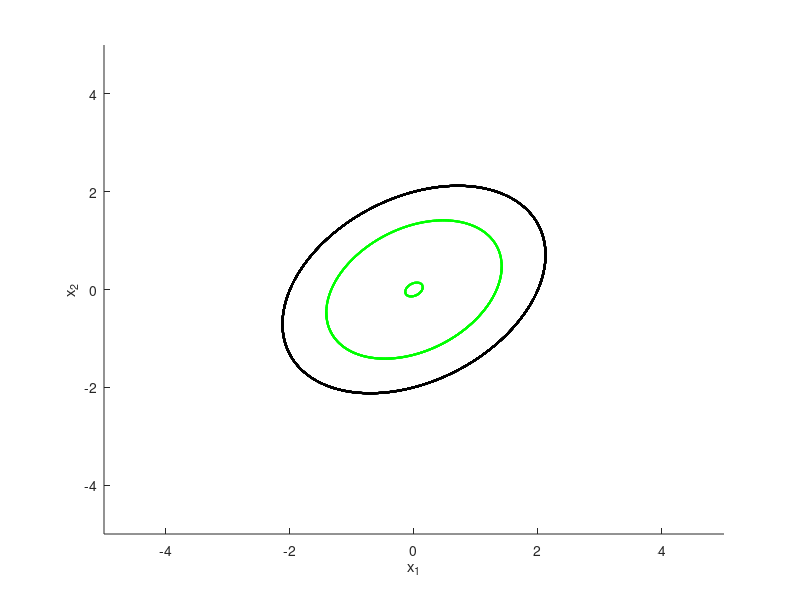
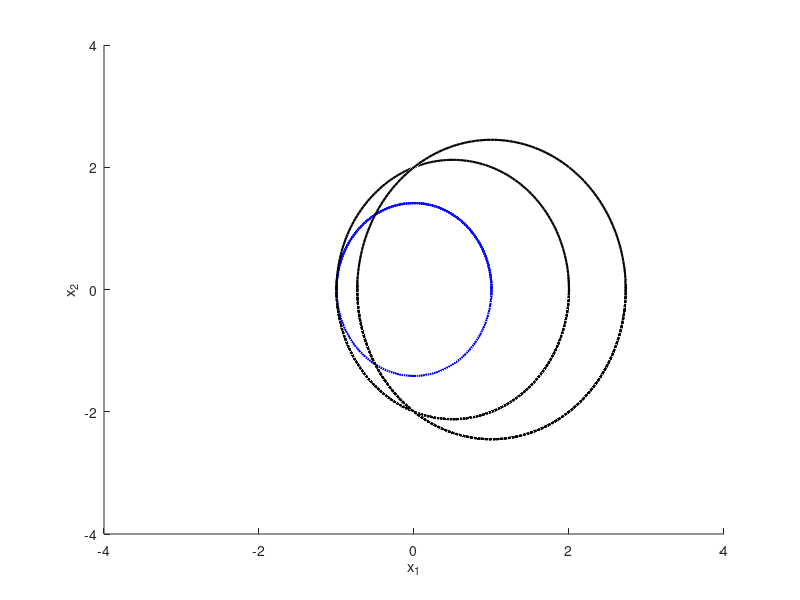

These charts were generated, in order, by the following MATLAB code:
%% KYA314 - Linear systems
% find eigenvectors and eigenvalues of origin for linear systems
% plot some solutions
clear;
close all;
clc;

%% 2D Examples
% set some initial points for sample trajectories
% set iteration parameters
% set empty solution vectors

x01 = [-2;0];
x02 = [0;-2];
x03 = [2;0];
x04 = [0;2];

stepsize = 0.01;
tend = 10;
Ts = linspace(0,tend,tend/stepsize);

x1s = NaN(2,length(Ts));
x2s = NaN(2,length(Ts));
x3s = NaN(2,length(Ts));
x4s = NaN(2,length(Ts));

%% stable node (sink)
A = [-5,-3;-2,-2];

[V,D] = eigs(A);

v1 = V(:,1);
v2 = V(:,2);

lams =diag(D);

lam1 = lams(1)

lam2 = lams(2)
%%
i=0;
for t = 0:stepsize:tend
    i = i+1;
    x1s(:,i) = expm(A.*t)*x01;
    x2s(:,i) = expm(A.*t)*x02;
    x3s(:,i) = expm(A.*t)*x03;
    x4s(:,i) = expm(A.*t)*x04;
end

figure(1); clf; hold on;
% eigenvectors
plot(6*exp(lam1.*Ts).*v1(1),6*exp(lam1.*Ts).*v1(2),'b','LineWidth', 1.5)
plot(-6*exp(lam1.*Ts).*v1(1),-6*exp(lam1.*Ts).*v1(2),'b','LineWidth', 1.5)

plot(6*exp(lam2.*Ts).*v2(1),6*exp(lam2.*Ts).*v2(2),'b','LineWidth', 1.5)
plot(-6*exp(lam2.*Ts).*v2(1),-6*exp(lam2.*Ts).*v2(2),'b','LineWidth', 1.5)

% example trajectories
plot(x1s(1,:),x1s(2,:),'k','LineWidth', 1.5)
plot(x2s(1,:),x2s(2,:),'k','LineWidth', 1.5)
plot(x3s(1,:),x3s(2,:),'k','LineWidth', 1.5)
plot(x4s(1,:),x4s(2,:),'k','LineWidth', 1.5)
axis([-5 5 -5 5])
xlabel('x_1')
ylabel('x_2')

%% unstable node (source)
clc;
A = [2,1;1,3];

[V,D] = eigs(A);

v1 = V(:,1);
v2 = V(:,2);

lams =diag(D);

lam1 = lams(1)

lam2 = lams(2)
%%
i=0;
for t = 0:stepsize:tend
    i = i+1;
    x1s(:,i) = expm(A.*t)*x01;
    x2s(:,i) = expm(A.*t)*x02;
    x3s(:,i) = expm(A.*t)*x03;
    x4s(:,i) = expm(A.*t)*x04;
end

figure(1); clf; hold on;
% eigenvectors
plot(1e-4*exp(lam1.*Ts).*v1(1),1e-4*exp(lam1.*Ts).*v1(2),'r','LineWidth', 1.5)
plot(-1e-4*exp(lam1.*Ts).*v1(1),-1e-4*exp(lam1.*Ts).*v1(2),'r','LineWidth', 1.5)

plot(1e-4*exp(lam2.*Ts).*v2(1),1e-4*exp(lam2.*Ts).*v2(2),'r','LineWidth', 1.5)
plot(-1e-4*exp(lam2.*Ts).*v2(1),-1e-4*exp(lam2.*Ts).*v2(2),'r','LineWidth', 1.5)

% example trajectories
plot(x1s(1,:),x1s(2,:),'k','LineWidth', 1.5)
plot(x2s(1,:),x2s(2,:),'k','LineWidth', 1.5)
plot(x3s(1,:),x3s(2,:),'k','LineWidth', 1.5)
plot(x4s(1,:),x4s(2,:),'k','LineWidth', 1.5)
axis([-5 5 -5 5])
xlabel('x_1')
ylabel('x_2')

%% saddle
clc;
A = [-1,3;2,-1];

[V,D] = eigs(A);

v1 = V(:,1);
v2 = V(:,2);

lams =diag(D);

lam1 = lams(1)

lam2 = lams(2)

%%
i=0;
for t = 0:stepsize:tend
    i = i+1;
    x1s(:,i) = expm(A.*t)*x01;
    x2s(:,i) = expm(A.*t)*x02;
    x3s(:,i) = expm(A.*t)*x03;
    x4s(:,i) = expm(A.*t)*x04;
end

figure(1); clf; hold on;
% eigenvectors
plot(10*exp(lam1.*Ts).*v1(1),10*exp(lam1.*Ts).*v1(2),'b','LineWidth', 1.5)
plot(-10*exp(lam1.*Ts).*v1(1),-10*exp(lam1.*Ts).*v1(2),'b','LineWidth', 1.5)

plot(1e-4*exp(lam2.*Ts).*v2(1),1e-4*exp(lam2.*Ts).*v2(2),'r','LineWidth', 1.5)
plot(-1e-4*exp(lam2.*Ts).*v2(1),-1e-4*exp(lam2.*Ts).*v2(2),'r','LineWidth', 1.5)

% example trajectories
plot(x1s(1,:),x1s(2,:),'k','LineWidth', 1.5)
plot(x2s(1,:),x2s(2,:),'k','LineWidth', 1.5)
plot(x3s(1,:),x3s(2,:),'k','LineWidth', 1.5)
plot(x4s(1,:),x4s(2,:),'k','LineWidth', 1.5)
axis([-5 5 -5 5])
xlabel('x_1')
ylabel('x_2')

%% stable focus
clc;
A = [-2,2;-2,-2];

[V,D] = eigs(A);

v1 = V(:,1);
v2 = V(:,2);

lams =diag(D);

lam1 = lams(1)

lam2 = lams(2)

%%
i=0;
for t = 0:stepsize:tend
    i = i+1;
    x1s(:,i) = expm(A.*t)*x01;
    x2s(:,i) = expm(A.*t)*x02;
    x3s(:,i) = expm(A.*t)*x03;
    x4s(:,i) = expm(A.*t)*x04;
end

figure(1); clf; hold on;
% eigenvectors
plot(5*exp(lam1.*Ts).*v1(1) + 5*exp(lam2.*Ts).*v2(1),...
    5*exp(lam1.*Ts).*v1(2) + 5*exp(lam2.*Ts).*v2(2),'b','LineWidth', 1.5)
plot(-5*exp(lam1.*Ts).*v1(1) - 5*exp(lam2.*Ts).*v2(1),...
    -5*exp(lam1.*Ts).*v1(2) - 5*exp(lam2.*Ts).*v2(2),'b','LineWidth', 1.5)

% example trajectories
plot(x1s(1,:),x1s(2,:),'k','LineWidth', 1.5)
plot(x2s(1,:),x2s(2,:),'k','LineWidth', 1.5)
plot(x3s(1,:),x3s(2,:),'k','LineWidth', 1.5)
plot(x4s(1,:),x4s(2,:),'k','LineWidth', 1.5)
axis([-5 5 -5 5])
xlabel('x_1')
ylabel('x_2')

%% unstable focus
clc;
A = [2,2;-2,2];

[V,D] = eigs(A);

v1 = V(:,1);
v2 = V(:,2);

lams =diag(D);

lam1 = lams(1)
lam2 = lams(2)
%%
i=0;
for t = 0:stepsize:tend
    i = i+1;
    x1s(:,i) = expm(A.*t)*x01;
    x2s(:,i) = expm(A.*t)*x02;
    x3s(:,i) = expm(A.*t)*x03;
    x4s(:,i) = expm(A.*t)*x04;
end

figure(1); clf; hold on;
% eigenvectors
plot(1e-5*exp(lam1.*Ts).*v1(1) + 1e-5*exp(lam2.*Ts).*v2(1),...
    1e-5*exp(lam1.*Ts).*v1(2) + 1e-5*exp(lam2.*Ts).*v2(2),'r','LineWidth', 1.5)
plot(-1e-5*exp(lam1.*Ts).*v1(1) - 1e-5*exp(lam2.*Ts).*v2(1),...
    -1e-5*exp(lam1.*Ts).*v1(2) - 1e-5*exp(lam2.*Ts).*v2(2),'r','LineWidth', 1.5)

% example trajectories
plot(x1s(1,:),x1s(2,:),'k','LineWidth', 1.5)
plot(x2s(1,:),x2s(2,:),'k','LineWidth', 1.5)
plot(x3s(1,:),x3s(2,:),'k','LineWidth', 1.5)
plot(x4s(1,:),x4s(2,:),'k','LineWidth', 1.5)
axis([-5 5 -5 5])
xlabel('x_1')
ylabel('x_2')

%% centre
clc;
A = [-1,3;-3,1];

[V,D] = eigs(A);

v1 = V(:,1);
v2 = V(:,2);

lams =diag(D);

lam1 = lams(1)
lam2 = lams(2)

%%
i=0;
for t = 0:stepsize:tend
    i = i+1;
    x1s(:,i) = expm(A.*t)*x01;
    x2s(:,i) = expm(A.*t)*x02;
    x3s(:,i) = expm(A.*t)*x03;
    x4s(:,i) = expm(A.*t)*x04;
end

figure(1); clf; hold on;
% eigenvectors
plot(1e-1*exp(lam1.*Ts).*v1(1) + 1e-1*exp(lam2.*Ts).*v2(1),...
    1e-1*exp(lam1.*Ts).*v1(2) + 1e-1*exp(lam2.*Ts).*v2(2),'g','LineWidth', 1.5)
plot(exp(lam1.*Ts).*v1(1) + exp(lam2.*Ts).*v2(1),...
    exp(lam1.*Ts).*v1(2) + exp(lam2.*Ts).*v2(2),'g','LineWidth', 1.5)

% example trajectories
plot(x1s(1,:),x1s(2,:),'k','LineWidth', 1.5)
plot(x2s(1,:),x2s(2,:),'k','LineWidth', 1.5)
plot(x3s(1,:),x3s(2,:),'k','LineWidth', 1.5)
plot(x4s(1,:),x4s(2,:),'k','LineWidth', 1.5)
axis([-5 5 -5 5])
xlabel('x_1')
ylabel('x_2')

%% 3D Examples
% create grid in x for plotting
% set some initial points
% set empty solution vectors

x01 = [2;2;0];
x02 = [0;2;1];
x03 = [2;0;2];

x1s = NaN(3,length(Ts));
x2s = NaN(3,length(Ts));
x3s = NaN(3,length(Ts));

%% 3D Example 1
clc;
A = [-1,-2,0;1,-2,-2;0,1,-2];

[V,D] = eigs(A);

v1 = V(:,1);
v2 = V(:,2);
v3 = V(:,3);

lams =diag(D);

lam1 = lams(1)
lam2 = lams(2)
lam3 = lams(3)

%%
i=0;
for t = 0:stepsize:tend
    i = i+1;
    x1s(:,i) = expm(A.*t)*x01;
    x2s(:,i) = expm(A.*t)*x02;
    x3s(:,i) = expm(A.*t)*x03;
end

figure(2); clf; hold on;
% eigenvectors
plot3(exp(lam1.*Ts).*v1(1) + exp(lam2.*Ts).*v2(1),...
    exp(lam1.*Ts).*v1(2) + exp(lam2.*Ts).*v2(2),...
    exp(lam1.*Ts).*v1(3) + exp(lam2.*Ts).*v2(3),'b','LineWidth', 1.5)
plot3(-exp(lam1.*Ts).*v1(1) - exp(lam2.*Ts).*v2(1),...
    -exp(lam1.*Ts).*v1(2) - exp(lam2.*Ts).*v2(2),...
    -exp(lam1.*Ts).*v1(3) - exp(lam2.*Ts).*v2(3),'b','LineWidth', 1.5)

plot3(exp(lam3.*Ts).*v3(1),...
    exp(lam3.*Ts).*v3(2),...
    exp(lam3.*Ts).*v3(3),'b','LineWidth', 1.5)
plot3(-exp(lam3.*Ts).*v3(1),...
    -exp(lam3.*Ts).*v3(2),...
    -exp(lam3.*Ts).*v3(3),'b','LineWidth', 1.5)


% example trajectories
plot3(x1s(1,:),x1s(2,:),x1s(3,:),'k','LineWidth', 1.5)
plot3(x2s(1,:),x2s(2,:),x2s(3,:),'k','LineWidth', 1.5)
plot3(x3s(1,:),x3s(2,:),x3s(3,:),'k','LineWidth', 1.5)
axis([-1 1 -1 1 -1 1])
xlabel('x_1')
ylabel('x_2')
zlabel('x_3')

%% 3D Example 2
clc;
A = [0,-2,0;2,0,-2;0,2,0];

[V,D] = eigs(A);

v1 = V(:,1);
v2 = V(:,2);
v3 = V(:,3);

lams =diag(D);

lam1 = lams(1)
lam2 = lams(2)
lam3 = lams(3)

%%
i=0;
for t = 0:stepsize:tend
    i = i+1;
    x1s(:,i) = expm(A.*t)*x01;
    x2s(:,i) = expm(A.*t)*x02;
    x3s(:,i) = expm(A.*t)*x03;
end

figure(2); clf; hold on;
% eigenvectors
plot3(exp(lam1.*Ts).*v1(1) + exp(lam2.*Ts).*v2(1),...
    exp(lam1.*Ts).*v1(2) + exp(lam2.*Ts).*v2(2),...
    exp(lam1.*Ts).*v1(3) + exp(lam2.*Ts).*v2(3),'b','LineWidth', 1.5)

plot3(exp(lam3.*Ts).*v3(1),...
    exp(lam3.*Ts).*v3(2),...
    exp(lam3.*Ts).*v3(3),'b','LineWidth', 1.5)

% example trajectories
plot3(x1s(1,:),x1s(2,:),x1s(3,:),'k','LineWidth', 1.5)
plot3(x2s(1,:),x2s(2,:),x2s(3,:),'k','LineWidth', 1.5)
plot3(x3s(1,:),x3s(2,:),x3s(3,:),'k','LineWidth', 1.5)
axis([-4 4 -4 4 -4 4])
xlabel('x_1')
ylabel('x_2')
zlabel('x_3')